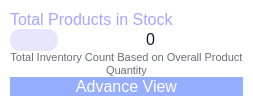
                   <widget class="QFrame" name="horizontalFrame_5">
                    <property name="maximumSize">
                     <size>
                      <width>16777215</width>
                      <height>16777215</height>
                     </size>
                    </property>
                    <property name="styleSheet">
                     <string notr="true">background-color: rgb(255, 255, 255);
border-radius: 20px;</string>
                    </property>
                    <layout class="QHBoxLayout" name="horizontalLayout_6">
                     <property name="leftMargin">
                      <number>10</number>
                     </property>
                     <property name="topMargin">
                      <number>10</number>
                     </property>
                     <property name="rightMargin">
                      <number>10</number>
                     </property>
                     <property name="bottomMargin">
                      <number>10</number>
                     </property>
                     <item>
                      <layout class="QHBoxLayout" name="horizontalLayout_14">
                       <item>
                        <layout class="QVBoxLayout" name="verticalLayout_4">
                         <property name="spacing">
                          <number>0</number>
                         </property>
                         <item>
                          <widget class="QLabel" name="label_7">
                           <property name="sizePolicy">
                            <sizepolicy hsizetype="Preferred" vsizetype="Fixed">
                             <horstretch>0</horstretch>
                             <verstretch>0</verstretch>
                            </sizepolicy>
                           </property>
                           <property name="font">
                            <font>
                             <pointsize>12</pointsize>
                            </font>
                           </property>
                           <property name="styleSheet">
                            <string notr="true">color: rgb(165, 167, 255);</string>
                           </property>
                           <property name="text">
                            <string>Total Products in Stock</string>
                           </property>
                          </widget>
                         </item>
                         <item>
                          <layout class="QGridLayout" name="gridLayout_2">
                           <item row="0" column="0">
                            <widget class="QLabel" name="label_6">
                             <property name="sizePolicy">
                              <sizepolicy hsizetype="Preferred" vsizetype="Fixed">
                               <horstretch>0</horstretch>
                               <verstretch>0</verstretch>
                              </sizepolicy>
                             </property>
                             <property name="maximumSize">
                              <size>
                               <width>48</width>
                               <height>48</height>
                              </size>
                             </property>
                             <property name="styleSheet">
                              <string notr="true">background-color: rgb(231, 230, 255);
padding: 4px;
border-radius: 10px;</string>
                             </property>
                             <property name="text">
                              <string/>
                             </property>
                             <property name="pixmap">
                              <pixmap resource="resources.qrc">:/resources/product-icons/product_by_quantitiy.svg</pixmap>
                             </property>
                             <property name="scaledContents">
                              <bool>true</bool>
                             </property>
                            </widget>
                           </item>
                           <item row="0" column="1">
                            <widget class="QLabel" name="label_Total_Products">
                             <property name="sizePolicy">
                              <sizepolicy hsizetype="Preferred" vsizetype="Fixed">
                               <horstretch>0</horstretch>
                               <verstretch>0</verstretch>
                              </sizepolicy>
                             </property>
                             <property name="font">
                              <font>
                               <pointsize>12</pointsize>
                              </font>
                             </property>
                             <property name="styleSheet">
                              <string notr="true">color: rgb(14, 28, 44);</string>
                             </property>
                             <property name="text">
                              <string>0</string>
                             </property>
                             <property name="alignment">
                              <set>Qt::AlignmentFlag::AlignCenter</set>
                             </property>
                            </widget>
                           </item>
                          </layout>
                         </item>
                         <item>
                          <widget class="QLabel" name="label_9">
                           <property name="sizePolicy">
                            <sizepolicy hsizetype="Preferred" vsizetype="Fixed">
                             <horstretch>0</horstretch>
                             <verstretch>0</verstretch>
                            </sizepolicy>
                           </property>
                           <property name="font">
                            <font>
                             <pointsize>8</pointsize>
                            </font>
                           </property>
                           <property name="styleSheet">
                            <string notr="true">color: rgb(104, 109, 118);</string>
                           </property>
                           <property name="text">
                            <string>Total Inventory Count Based on Overall Product Quantity</string>
                           </property>
                           <property name="alignment">
                            <set>Qt::AlignmentFlag::AlignCenter</set>
                           </property>
                           <property name="wordWrap">
                            <bool>true</bool>
                           </property>
                          </widget>
                         </item>
                         <item>
                          <widget class="QPushButton" name="pushButton">
                           <property name="sizePolicy">
                            <sizepolicy hsizetype="Minimum" vsizetype="Fixed">
                             <horstretch>0</horstretch>
                             <verstretch>0</verstretch>
                            </sizepolicy>
                           </property>
                           <property name="minimumSize">
                            <size>
                             <width>0</width>
                             <height>0</height>
                            </size>
                           </property>
                           <property name="maximumSize">
                            <size>
                             <width>16777215</width>
                             <height>40</height>
                            </size>
                           </property>
                           <property name="font">
                            <font>
                             <pointsize>12</pointsize>
                            </font>
                           </property>
                           <property name="styleSheet">
                            <string notr="true">QPushButton{
background: rgb(151, 173, 255);
color: rgb(255, 255, 255);
border:none;
border-radius: 10px;
}
QPushButton:hover{
	background-color: rgb(131, 151, 222);
}</string>
                           </property>
                           <property name="text">
                            <string>Advance View</string>
                           </property>
                           <property name="icon">
                            <iconset>
                             <normalon>:/resources/product-icons/advance_view.svg</normalon>
                            </iconset>
                           </property>
                           <property name="iconSize">
                            <size>
                             <width>28</width>
                             <height>28</height>
                            </size>
                           </property>
                          </widget>
                         </item>
                        </layout>
                       </item>
                      </layout>
                     </item>
                    </layout>
                   </widget>
